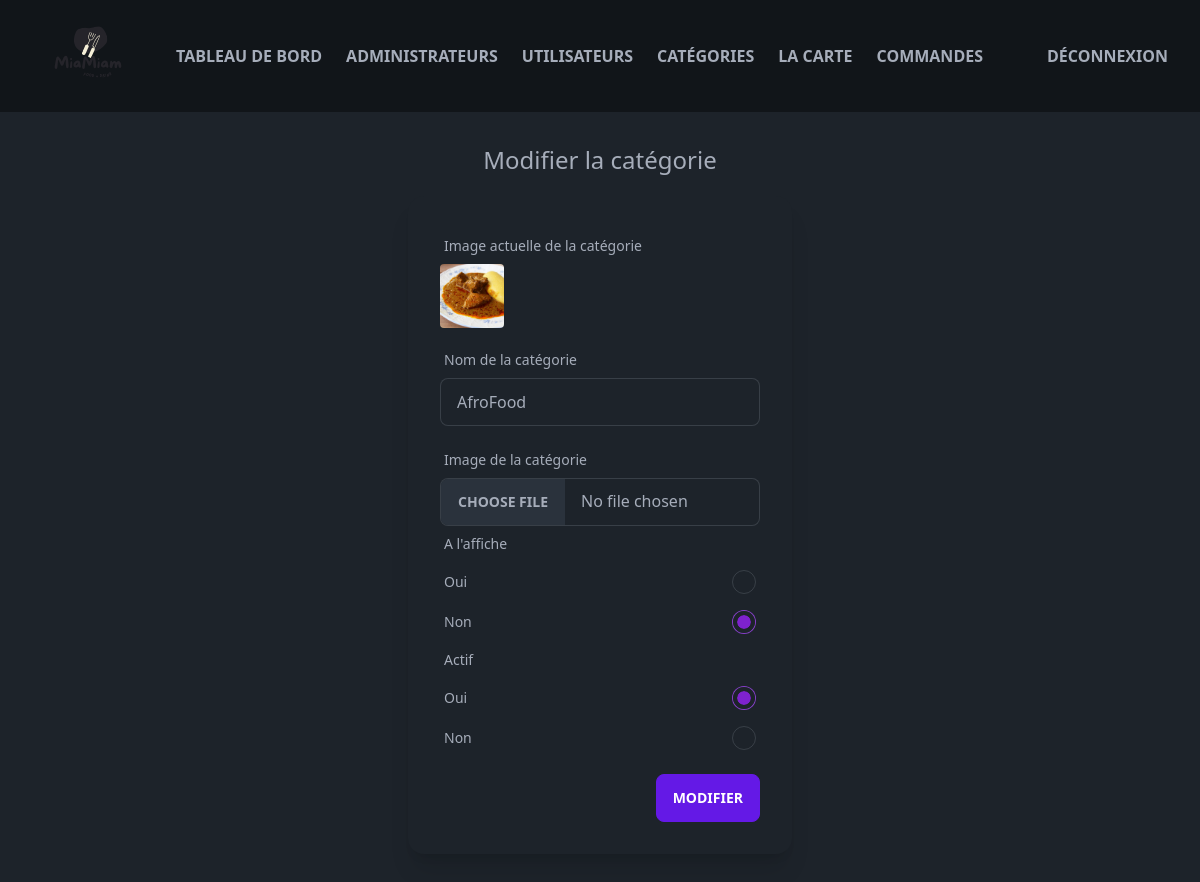
Page /admin/update-category.php?id=11 (signed in) on the earlier database version.
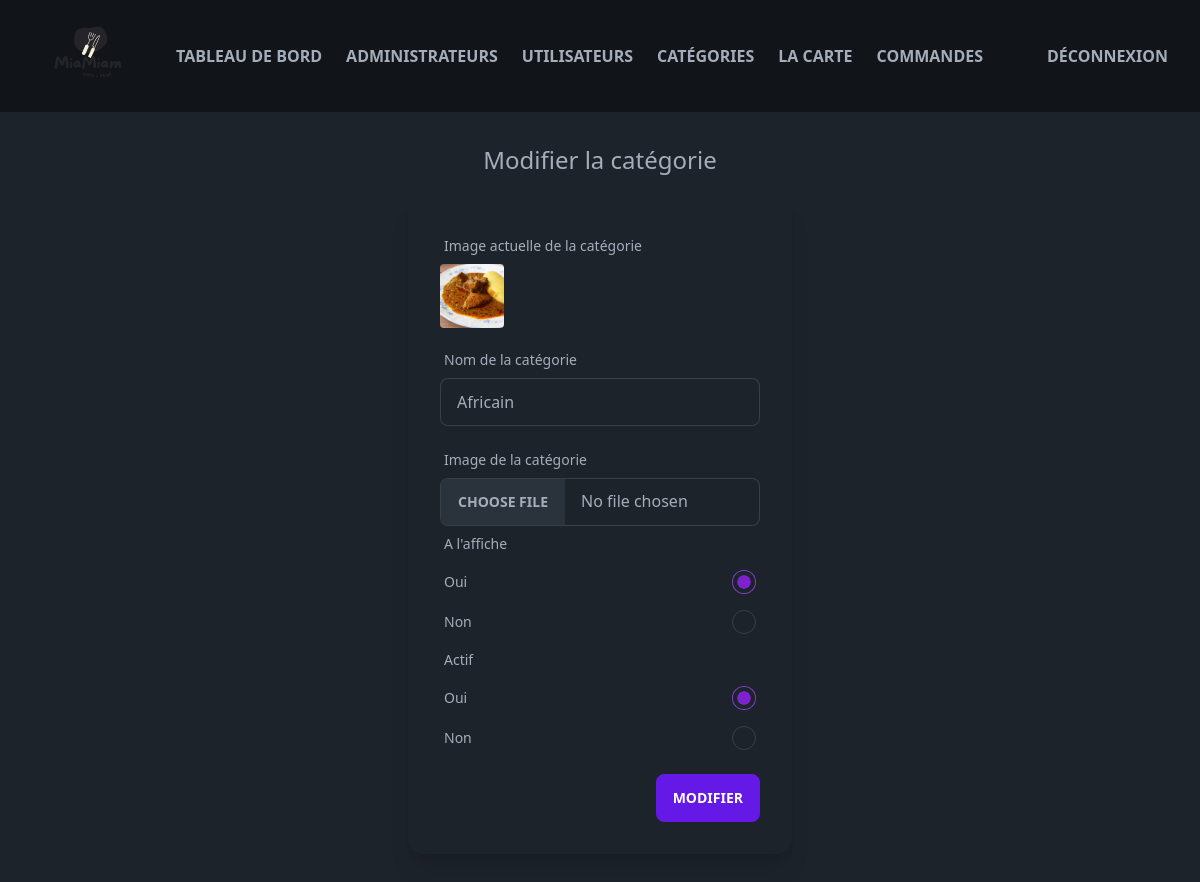
Same page on the later database version.
### tables this page shows
CREATE TABLE IF NOT EXISTS `category` (
  `id` int UNSIGNED NOT NULL AUTO_INCREMENT,
  `title` varchar(100) NOT NULL,
  `image_name` varchar(250) NOT NULL,
  `featured` varchar(10) NOT NULL,
  `active` varchar(10) NOT NULL,
  PRIMARY KEY (`id`)
);

### admin/update-category.php (the view, shortened to what this page needs)
<?php include('partials/menu.php'); ?>
<?php session_start();
require("../connection.php");
try {
    $sql = "SELECT * FROM category WHERE id = :id";
    $results = $conn->prepare($sql);
    $id = $_GET["id"];
    $results->bindParam(":id", $id);
    $results->execute();
    $category = $results->fetch();
    $current_title = $category["title"];
    $current_image_name = $category["image_name"];
    $current_featured = $category["featured"];
    $current_active = $category["active"];
} catch (PDOException $e) {
    echo $e->getMessage();
}
?>
<!DOCTYPE html>
<html>
<head>
</head>
<body>
    <main class="mx-auto min-h-screen max-w-screen-xl px-12 py-8">
        <div class="wrapper">
            <div>
                <h1 class="text-2xl text-center mb-5">Modifier la catégorie</h1>
            </div>
            <div class="flex justify-center">
                <div class="card w-96 bg-base-100 shadow-xl">
                    <div class="card-body">
                        <div>
                            <label class="label">
                                <span class="label-text">Image actuelle de la catégorie</span>
                            </label>
                            <div class="avatar">
                                <div class="w-16 rounded">
                                    <img src="../assets/category/<?php echo $current_image_name; ?>" alt="Image de la catégorie" />
                                </div>
                            </div>
                        </div>
                        <form method="POST" enctype="multipart/form-data">
                            <label class="label">
                                <span class="label-text">Nom de la catégorie</span>
                            </label>
                            <input type="text" name="title" id="title" required value="<?php echo $current_title ?>" class="input input-bordered w-full max-w-xs mb-4" />
                            <label class="label">
                                <span class="label-text">Image de la catégorie</span>
                            </label>
                            <input type="file" name="file" class="file-input file-input-bordered w-full max-w-xs" />
                            <div class="mb-4">
                                <label class="label">
                                    <span class="label-text">A l'affiche</span>
                                </label>
                                <label class="label cursor-pointer">
                                    <span class="label-text">Oui</span>
                                    <input type="radio" name="featured" value="True" class="radio checked:bg-purple-700" <?php if ($current_featured === "True") { ?> checked <?php } ?> />
                                </label>
                                <label class="label cursor-pointer">
                                    <span class="label-text">Non</span>
                                    <input type="radio" name="featured" value="False" class="radio checked:bg-purple-700" <?php if ($current_featured === "False") { ?> checked <?php } ?> />
                                </label>
                                <label class="label">
                                    <span class="label-text">Actif</span>
                                </label>
                                <label class="label cursor-pointer">
                                    <span class="label-text">Oui</span>
                                    <input type="radio" name="active" value="True" class="radio checked:bg-purple-700" <?php if ($current_active === "True") { ?> checked <?php } ?> />
                                </label>
                                <label class="label cursor-pointer">
                                    <span class="label-text">Non</span>
                                    <input type="radio" name="active" value="False" class="radio checked:bg-purple-700" <?php if ($current_active === "False") { ?> checked <?php } ?> />
                                </label>
                            </div>
                            <div class="card-actions justify-end">
                                <input type="submit" name="submit" value="Modifier" class="btn btn-primary" />
                            </div>
                        </form>
                    </div>
                </div>
            </div>
    </main>
</body>

Differences in the rows shown:
changed category "☑ Oui": title "AfroFood" → "Africain"; featured "☐ Oui" → "☑ Oui"; featured "☑ Non" → "☐ Non"
